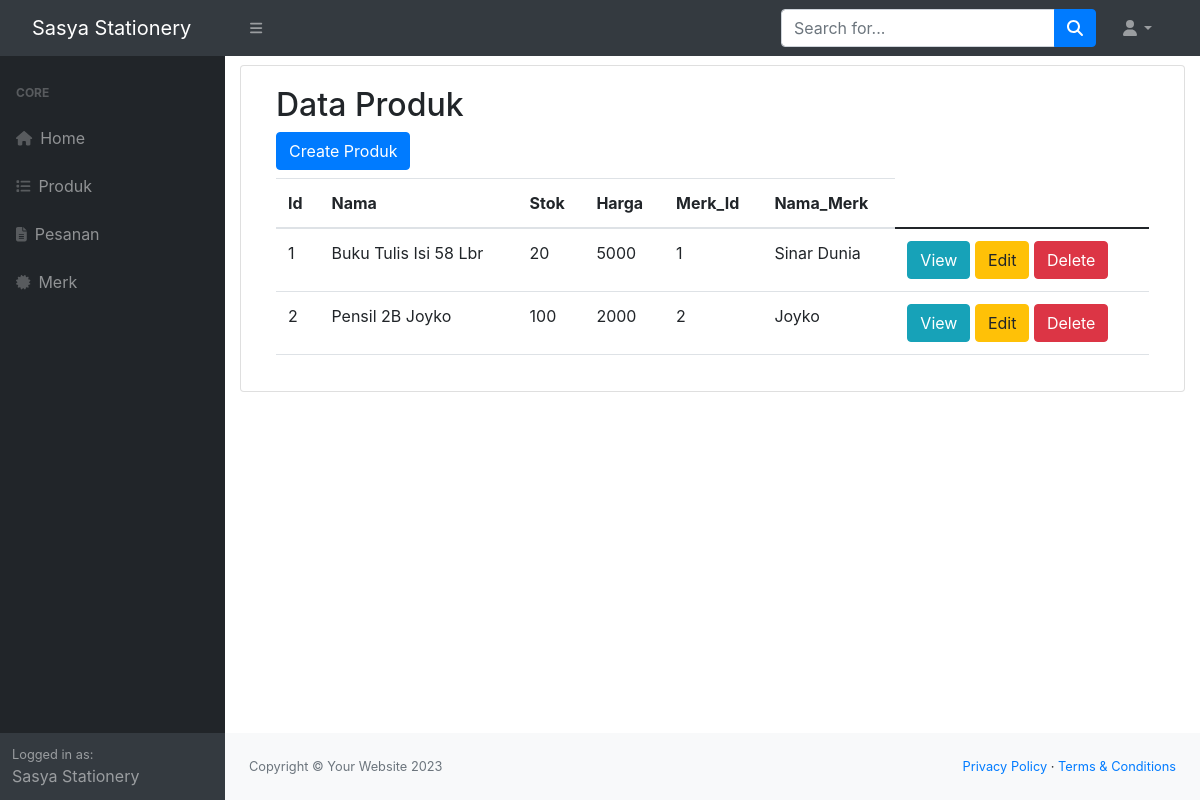
The app's page /admin/index.php with its own data.
### tables this page shows
CREATE TABLE `produk` (
  `id` int(11) NOT NULL,
  `nama` varchar(191) NOT NULL,
  `stok` int(11) NOT NULL,
  `harga` int(45) NOT NULL,
  `merk_id` int(45) NOT NULL,
  `nama_merk` varchar(45) NOT NULL
);

### admin/index.php (called while the page is built)
<?php
include_once 'tamplates/header.php';
include_once 'tamplates/topbar.php';
include_once 'tamplates/sidebar.php';
include 'index_produk.php';
?>
<?php
 include_once 'tamplates/footer.php';
 ?>

### admin/index_produk.php (the view, shortened to what this page needs)
<?php
include_once 'db_alat_tulis.php';
include_once 'tamplates/header.php';
include_once 'tamplates/sidebar.php';
include_once 'tamplates/topbar.php';
?>
<?php
$sql = "SELECT * FROM produk";
$rs = $dbh->query($sql);
?>
<div class="content-wrapper">
    <section class="content-header">
        <div class="container-fluid">
            <div class="row mb-2">
                <div class="col-sm-6">
                </div>
            </div>
        </div>
    </section>
    <section class="content">
        <div class="container-fluid">
            <div class="row">
                <div class="col-12">
                    <div class="card">
                        <div class="card-body">
                            <main>
                                <section id="data_produk" class="data_produk">
                                    <div class="container" data-aos="fade-up">
                                        <div class="section-title">
                                            <h2>Data Produk</h2>
                                        </div>
                                        <div class="row content">
                                            <div class="col-lg-12">
                                                <a href="create_produk.php" class="btn btn-primary mb-2 ">Create Produk</a>
                                                <table class="table">
                                                    <thead>
                                                        <tr>
                                                            <th scope="col">Id</th>
                                                            <th scope="col">Nama</th>
                                                            <th scope="col">Stok</th>
                                                            <th scope="col">Harga</th>
                                                            <th scope="col">Merk_Id</th>
                                                            <th scope="col">Nama_Merk</th>
                                                        </tr>
                                                    </thead>
                                                    <tbody>
                                                        <?php
                                                        foreach ($rs as $prod) {
                                                        ?>
                                                            <tr>
                                                                <td><?= $prod['id'] ?></td>
                                                                <td><?= $prod['nama'] ?></td>
                                                                <td><?= $prod['stok'] ?></td>
                                                                <td><?= $prod['harga'] ?></td>
                                                                <td><?= $prod['merk_id'] ?></td>
                                                                <td><?= $prod['nama_merk'] ?></td>
                                                                <td>
                                                                    <a href="view_produk.php?id=<?= $prod['id'] ?>" class="btn btn-info">View</a>
                                                                    <a href="edit_produk.php?id=<?= $prod['id'] ?>" class="btn btn-warning">Edit</a>
                                                                    <a class="btn btn-danger" href="delete_produk.php?id=<?= $prod['id'] ?>" onclick="if(!confirm('Anda Yakin Hapus Data Produk <?= $prod['nama'] ?>?')) {return false}">Delete</a>
                                                                    </td>
                                                            </tr>
                                                        <?php
                                                        }
                                                        ?>
                                                    </tbody>
                                                </table>
                                            </div>
                                        </div>
                                    </div>
                                </section>
                        </div>
                    </div>
                </div>
            </div>
        </div>
    </section>
</div>
<?php
require_once 'tamplates/footer.php';
?>

### admin/tamplates/header.php (shortened to what this page needs)
<!DOCTYPE html>
<html lang="en">
    <head>
        <link href="css/styles.css" rel="stylesheet" />
    </head>
    <body>

### admin/tamplates/topbar.php (shortened to what this page needs)
<nav class="sb-topnav navbar navbar-expand navbar-dark bg-dark">
            <a class="navbar-brand ps-3" href="index.html">Sasya Stationery</a>
            <button class="btn btn-link btn-sm order-1 order-lg-0 me-4 me-lg-0" id="sidebarToggle" href="#!"><i class="fas fa-bars"></i></button>
            <form class="d-none d-md-inline-block form-inline ms-auto me-0 me-md-3 my-2 my-md-0">
                <div class="input-group">
                    <input class="form-control" type="text" placeholder="Search for..." aria-label="Search for..." aria-describedby="btnNavbarSearch" />
                    <button class="btn btn-primary" id="btnNavbarSearch" type="button"><i class="fas fa-search"></i></button>
                </div>
            </form>
            <ul class="navbar-nav ms-auto ms-md-0 me-3 me-lg-4">
                <li class="nav-item dropdown">
                    <a class="nav-link dropdown-toggle" id="navbarDropdown" href="#" role="button" data-bs-toggle="dropdown" aria-expanded="false"><i class="fas fa-user fa-fw"></i></a>
                </li>
            </ul>
        </nav>

### admin/tamplates/sidebar.php
<?php
$menu = [
    'Home' => 'index.php',
    'Produk' => 'index_produk.php',
    'Pesanan' => 'index_pesanan.php',
    'Merk' => 'index_merk.php'
];
$icons = [
    'Home' => 'house',
    'Produk' => 'list',
    'Pesanan' => 'fas fa-file-alt',
    'Merk' => 'fas fa-certificate'
];
?>
<div id="layoutSidenav">
            <div id="layoutSidenav_nav">
                <nav class="sb-sidenav accordion sb-sidenav-dark" id="sidenavAccordion">
                    <div class="sb-sidenav-menu">
                        <div class="nav">
                            <div class="sb-sidenav-menu-heading">Core</div>
                            <?php foreach($menu as $key => $value): ?>
                            <a class="nav-link" href="<?= $value?>">
                                <div class="sb-nav-link-icon"><i class="fas fa-<?= $icons[$key] ?>"></i></div>
                                <?= $key ?>
                            </a>
                            <?php endforeach ?>
                        </div>
                    </div>
                    <div class="sb-sidenav-footer">
                        <div class="small">Logged in as:</div>
                        Sasya Stationery
                    </div>
                </nav>
            </div>
            <div id="layoutSidenav_content">

### admin/db_alat_tulis.php (shortened to what this page needs)
<link rel="stylesheet" href="https://stackpath.bootstrapcdn.com/bootstrap/4.1.3/css/bootstrap.min.css">
<link rel="stylesheet" href="https://maxcdn.bootstrapcdn.com/font-awesome/4.7.0/css/font-awesome.min.css">

### admin/tamplates/footer.php (shortened to what this page needs)
<footer class="py-4 bg-light mt-auto">
                    <div class="container-fluid px-4">
                        <div class="d-flex align-items-center justify-content-between small">
                            <div class="text-muted">Copyright &copy; Your Website 2023</div>
                            <div>
                                <a href="#">Privacy Policy</a>
                                &middot;
                                <a href="#">Terms &amp; Conditions</a>
                            </div>
                        </div>
                    </div>
                </footer>
            </div>
        </div>
    </body>
</html>

### records on screen
produk: id "1", nama "Buku Tulis Isi 58 Lbr", stok "20", harga "5000", merk "1", nama_merk "Sinar Dunia"
produk: id "2", nama "Pensil 2B Joyko", stok "100", harga "2000", merk "2", nama_merk "Joyko"

### other values on screen
$key "Home"
$key "Produk"
$key "Pesanan"
$key "Merk"
